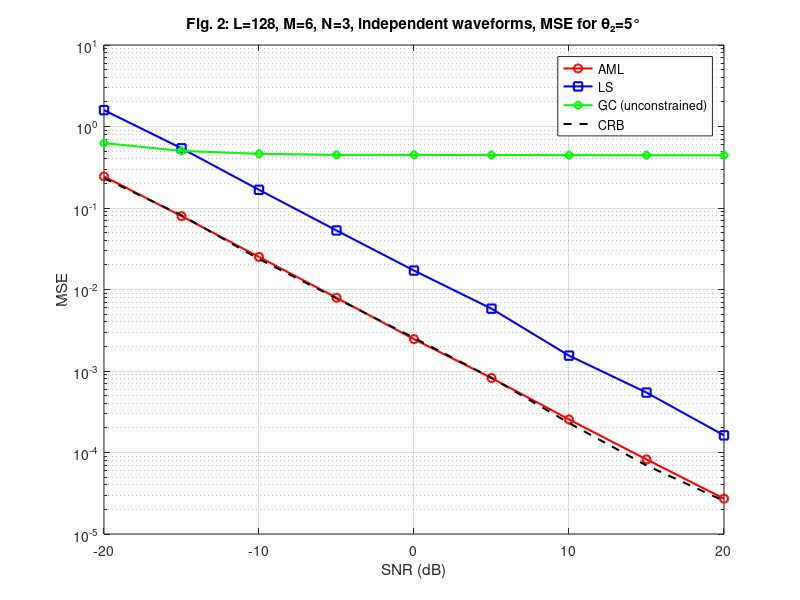

The MATLAB source for this figure:
% fig4.m: Fig.4 in Xu, Stoica, Li 2006 (corrected)
% MSE vs SNR, L=128, M=6, N=3, independent waveforms
% Only show MSE for the signal arriving from theta2 = 5 deg.

clc;
clear all;
close all;


M = 6; 
N = 3; 
L = 128;
angles = [-10, 5, 10];
A = exp(1j * (0:M-1)' * (2*pi*0.5*sind(angles)));

beta_true = ones(N, 1);
B = diag(beta_true);

SNR_dB_vals = -20:5:20;
nMC = 500;

MSE_AML = zeros(size(SNR_dB_vals));
MSE_LS  = zeros(size(SNR_dB_vals));
MSE_GC  = zeros(size(SNR_dB_vals));
CRB_vals = zeros(size(SNR_dB_vals));

for sidx = 1:length(SNR_dB_vals)
    SNR = 10^(SNR_dB_vals(sidx)/10);
    Q_true = 1/SNR * 0.9.^(abs((0:M-1)-(0:M-1)')) .* exp(1j*((0:M-1)-(0:M-1)')*pi/2);
    mse_aml = 0; 
    mse_ls = 0; 
    mse_gc = 0;
    for mc = 1:nMC
        % 相同波形：所有行相同（随机生成一个行向量，再复制 N 行）
        s = (randn(1, L) + 1j*randn(1, L))/sqrt(2);
        S = repmat(s, N, 1);
        Z = (randn(M, L) + 1j*randn(M, L))/sqrt(2);
        noise = sqrtm(Q_true) * Z;
        X = A * B * S + noise;
        
        % AML
        Pi_S = S' * pinv(S*S') * S;
        T = X * (eye(L) - Pi_S) * X';
        if rcond(T) < 1e-12
            T = T + 1e-6*eye(M); 
        end
        beta_AML = pinv((A'/T*A) .* (S*S').') * diag(A'/T*X*S');
        mse_aml = mse_aml + abs(beta_AML(2) - beta_true(2))^2;
        
        % LS
        beta_LS = pinv((A'*A) .* (S*S').') * diag(A'*X*S');
        mse_ls = mse_ls + abs(beta_LS(2) - beta_true(2))^2;
        
        % GC
        B_GC = pinv(A) * X * pinv(S);
        mse_gc = mse_gc + abs(B_GC(2,2) - beta_true(2))^2;
    end
    MSE_AML(sidx) = mse_aml / nMC;
    MSE_LS(sidx)  = mse_ls / nMC;
    MSE_GC(sidx)  = mse_gc / nMC;
    
    CRB_matrix = inv((A'*pinv(Q_true)*A) .* (S*S').');
    CRB_vals(sidx) = real(CRB_matrix(2,2));
end

figure;
semilogy(SNR_dB_vals, MSE_AML, 'ro-', 'LineWidth', 1.5); hold on;
semilogy(SNR_dB_vals, MSE_LS,  'bs-', 'LineWidth', 1.5);
semilogy(SNR_dB_vals, MSE_GC,  'gd-', 'LineWidth', 1.5);
semilogy(SNR_dB_vals, CRB_vals, 'k--', 'LineWidth', 1.5);
xlabel('SNR (dB)');
ylabel('MSE');
legend('AML', 'LS', 'GC (unconstrained)', 'CRB', 'Location', 'best');
title('Fig. 2: L=128, M=6, N=3, independent waveforms, MSE for θ₂=5°');
grid on;
